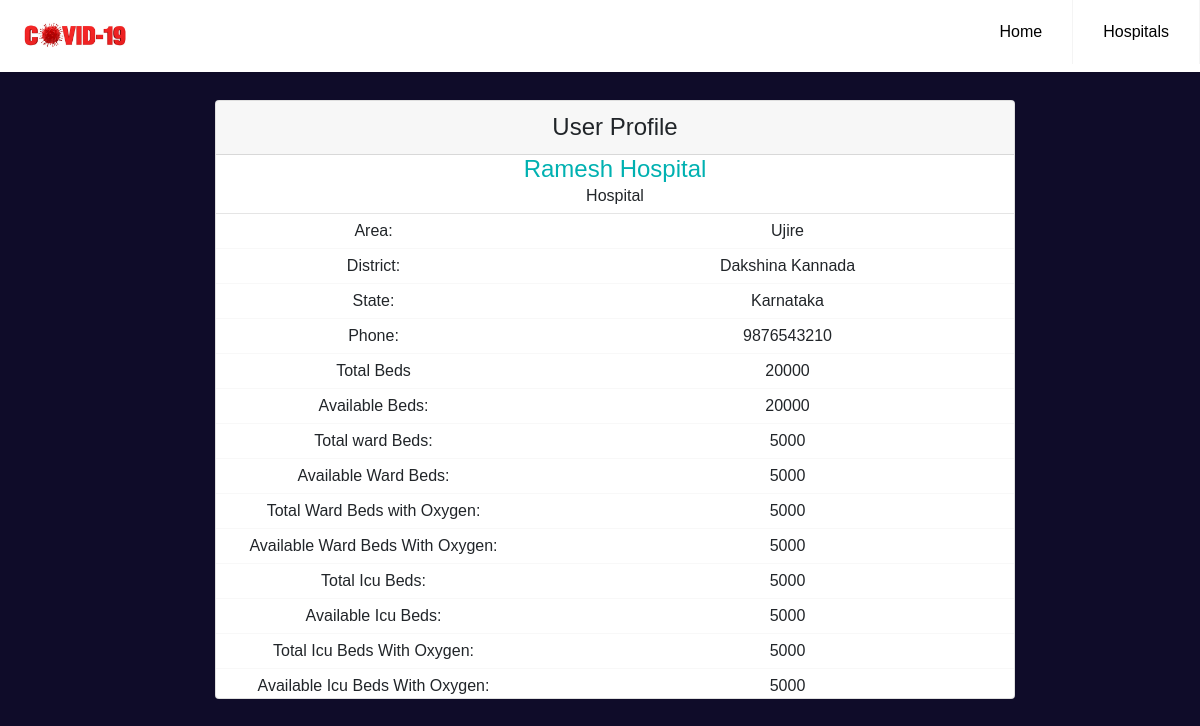
Page /hospital/1/profile on the committed database.
### models.py (models this page shows, shortened)
class Hospital(db.Model):
    __tablename__ = "hospital"
    id = db.Column(db.Integer, primary_key=True)
    name = db.Column(db.String(100), nullable=False)
    area = db.Column(db.String(100), nullable=False)
    district = db.Column(db.String(100), nullable=False)
    state = db.Column(db.String(100), nullable=False)
    phone = db.Column(db.Integer, nullable=False)
    total_beds = db.Column(db.Integer, nullable=False)
    available_beds = db.Column(db.Integer, nullable=False)
    total_ward_beds = db.Column(db.Integer, nullable=False)
    available_ward_beds = db.Column(db.Integer, nullable=False)
    total_ward_beds_with_oxygen = db.Column(db.Integer, nullable=False)
    available_ward_beds_with_oxygen = db.Column(db.Integer, nullable=False)
    total_icu_beds = db.Column(db.Integer, nullable=False)
    available_icu_beds = db.Column(db.Integer, nullable=False)
    total_icu_beds_with_oxygen = db.Column(db.Integer, nullable=False)
    available_icu_beds_with_oxygen = db.Column(db.Integer, nullable=False)
    beds = db.relationship('Bed', backref='hospital', lazy=True)
    users = db.relationship('User', backref='hospital', lazy=True)
    doctors = db.relationship('Doctor', backref='hospital', lazy=True)

### app.py (the view)
@app.route('/hospital/<int:hospital_id>/profile')
def profilehospital(hospital_id):
    hospital = Hospital.query.get_or_404(hospital_id)
    return render_template('hospitalprofile.html' , hospital=hospital)

### templates/hospitalprofile.html (shortened to what this page needs)
{% extends 'base.html' %}
{% block navbar %}
<li><a href="{{ url_for('hospital') }}">Hospitals</a></li>
{% endblock %}
{% block content %}
<div class="profile__header">
    <div class="container profile__container">
        <div class="card">
            <div class="card-header">  <h4 >User Profile</h4></div>
                <div class="title">
                    <h4 style="color:#00b1b1;">{{ hospital.name.title() }} </h4>
                    <span><p>Hospital</p></span>
                </div>
                <hr style="margin:5px 0 5px 0;">
                  <div class="row">
                        <div class="col-sm-5 col-xs-6 tital">Area:</div>
                        <div class="col-sm-7 col-xs-6">{{ hospital.area.title() }}</div>
                  </div>
                  <div class="bot-border"></div>
                  <div class="row">
                    <div class="col-sm-5 col-xs-6 tital">District:</div>
                    <div class="col-sm-7">{{ hospital.district.title() }}</div>
                </div>
                <div class="bot-border"></div>
                <div class="row">
                    <div class="col-sm-5 col-xs-6 tital">State:</div>
                    <div class="col-sm-7">{{ hospital.state.title() }}</div>
                </div>
                <div class="bot-border"></div>
                <div class="row">
                    <div class="col-sm-5 col-xs-6 tital">Phone:</div>
                    <div class="col-sm-7">{{ hospital.phone }}</div>
                </div>
                <div class="bot-border"></div>
                <div class="row">
                    <div class="col-sm-5 col-xs-6 tital">Total Beds</div>
                    <div class="col-sm-7">{{ hospital.total_beds }}</div>
                </div>
                <div class="bot-border"></div>
                <div class="row">
                    <div class="col-sm-5 col-xs-6 tital">Available Beds:</div>
                    <div class="col-sm-7">{{ hospital.available_beds }}</div>
                </div>
                <div class="bot-border"></div>
                <div class="row">
                    <div class="col-sm-5 col-xs-6 tital">Total ward Beds:</div>
                    <div class="col-sm-7">{{ hospital.total_ward_beds }}</div>
                </div>
                <div class="bot-border"></div>
                <div class="row">
                    <div class="col-sm-5 col-xs-6 tital">Available Ward Beds:</div>
                    <div class="col-sm-7">{{ hospital.available_ward_beds }}</div>
                </div>
                <div class="bot-border"></div>
                <div class="row">
                    <div class="col-sm-5 col-xs-6 tital">Total Ward Beds with Oxygen:</div>
                    <div class="col-sm-7">{{ hospital.total_ward_beds_with_oxygen }}</div>
                </div>
                <div class="bot-border"></div>
                <div class="row">
                    <div class="col-sm-5 col-xs-6 tital"> Available Ward Beds With Oxygen:</div>
                    <div class="col-sm-7">{{ hospital.available_ward_beds_with_oxygen }}</div>
                </div>
                <div class="bot-border"></div>
                <div class="row">
                    <div class="col-sm-5 col-xs-6 tital"> Total Icu Beds:</div>
                    <div class="col-sm-7">{{ hospital.total_icu_beds }}</div>
                </div>
                <div class="bot-border"></div>
                <div class="row">
                    <div class="col-sm-5 col-xs-6 tital"> Available Icu Beds:</div>
                    <div class="col-sm-7">{{ hospital.available_icu_beds }}</div>
                </div>
                <div class="bot-border"></div>
                <div class="row">
                    <div class="col-sm-5 col-xs-6 tital">Total Icu Beds With Oxygen:</div>
                    <div class="col-sm-7">{{ hospital.total_icu_beds_with_oxygen }}</div>
                </div>
                <div class="bot-border"></div>
                <div class="row">
                    <div class="col-sm-5 col-xs-6 tital"> Available Icu Beds With Oxygen:</div>
                    <div class="col-sm-7">{{ hospital.available_icu_beds_with_oxygen }}</div>
                </div>
            </div>
    </div>
</div>
{% endblock content %}

### static/css/home.css (style rules this page uses)
* { box-sizing: border-box; padding: 0; margin: 0; font-family: Verdana, Geneva, Tahoma, sans-serif; }
.navbar__main a { color: #000; }
.navbar__main .header li a { display: block; padding: 20px 20px; border-right: 1px solid #f4f4f4; text-decoration: none; }
@media (min-width: 1000px) { .navbar__main .header li { float: left; } }
@media (min-width: 1000px) { .navbar__main .header li a { padding: 20px 30px; } }
body { width:100%; background: #0f0c29 !important; background: -webkit-linear-gradient(to right, #24243e, #302b63, #0f0c29); background: linear-gradient(to right, #24243e, #302b63, #0f0c29); }
.profile__header .tital { font-size:16px; font-weight:500; }
.profile__header .bot-border { border-bottom:1px #f8f8f8 solid; margin:5px 0 5px 0 }
.profile__header .title { text-align: center; }
.profile__header .card-header { text-align: center; }
.profile__header .card { text-align: center; }
.profile__header .profile__container { width: 830px; position: absolute; margin-top:100px; margin-bottom: 50px; margin-left: 200px; }

### static/css/patient_add.css (style rules this page uses)
.patient_form h1,h2,h3,h4,h5,h6 { margin: 0px; }

### static/css/main.css (style rules this page uses)
.wrapper__main body, h1, h2, h3, h4, h5, h6, blockquote, p, pre, dl, dd, ol, ul, figure, hr, fieldset, legend { margin: 0; padding: 0; }
.wrapper__main h1, h2, h3, h4, h5, h6 { font-weight: 400; }

### rows in the picture
Hospital: name "Ramesh Hospital", area "Ujire", district "Dakshina Kannada", state "Karnataka", phone "9876543210", total_beds "20000", available_beds "20000", total_ward_beds "5000", available_ward_beds "5000", total_ward_beds_with_oxygen "5000", available_ward_beds_with_oxygen "5000", total_icu_beds "5000", available_icu_beds "5000", total_icu_beds_with_oxygen "5000", available_icu_beds_with_oxygen "5000"
